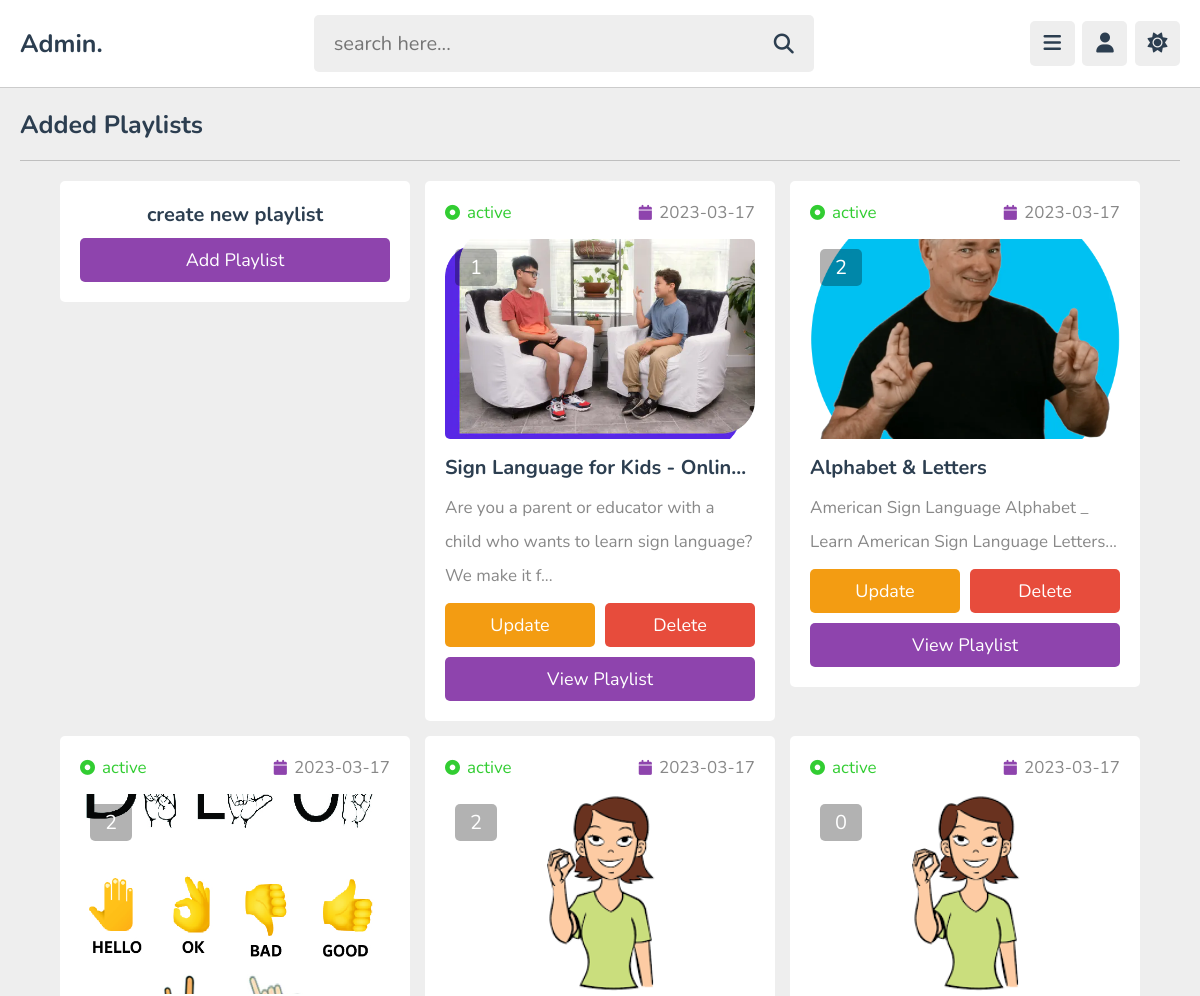
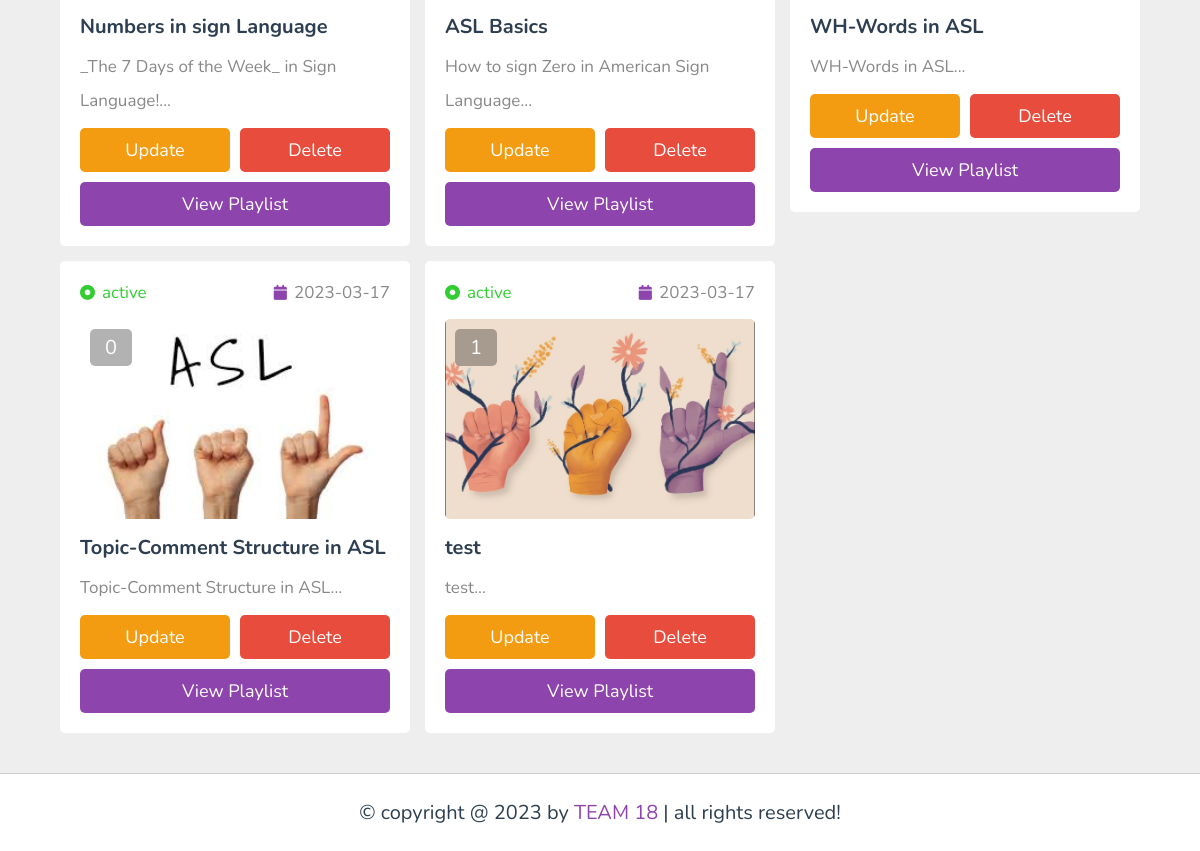
Screenshot of /admin/playlists.php (signed in) with the database file from the repository (2 pictures, top to bottom).
### tables this page shows
CREATE TABLE `playlist` (
  `id` varchar(20) NOT NULL,
  `tutor_id` varchar(20) NOT NULL,
  `title` varchar(100) NOT NULL,
  `description` varchar(1000) NOT NULL,
  `thumb` varchar(100) NOT NULL,
  `date` date NOT NULL DEFAULT current_timestamp(),
  `status` varchar(20) NOT NULL DEFAULT 'deactive'
);

### admin/playlists.php (the view, shortened to what this page needs)
<?php
include '../components/connect.php';
if(isset($_COOKIE['tutor_id'])){
   $tutor_id = $_COOKIE['tutor_id'];
}else{
   $tutor_id = '';
   header('location:login.php');
}
?>
<!DOCTYPE html>
<html lang="en">
<head>
   <link rel="stylesheet" href="https://cdnjs.cloudflare.com/ajax/libs/font-awesome/6.2.0/css/all.min.css">
   <link rel="stylesheet" href="../css/admin_style.css">
</head>
<body>
<?php include '../components/admin_header.php'; ?>
<section class="playlists">
   <h1 class="heading">added playlists</h1>
   <div class="box-container">
      <div class="box" style="text-align: center;">
         <h3 class="title" style="margin-bottom: .5rem;">create new playlist</h3>
         <a href="add_playlist.php" class="btn">add playlist</a>
      </div>
      <?php
         $select_playlist = $conn->prepare("SELECT * FROM `playlist` WHERE tutor_id = ? ORDER BY date DESC");
         $select_playlist->execute([$tutor_id]);
         if($select_playlist->rowCount() > 0){
         while($fetch_playlist = $select_playlist->fetch(PDO::FETCH_ASSOC)){
            $playlist_id = $fetch_playlist['id'];
            $count_videos = $conn->prepare("SELECT * FROM `content` WHERE playlist_id = ?");
            $count_videos->execute([$playlist_id]);
            $total_videos = $count_videos->rowCount();
      ?>
      <div class="box">
         <div class="flex">
            <div><i class="fas fa-circle-dot" style="<?php if($fetch_playlist['status'] == 'active'){echo 'color:limegreen'; }else{echo 'color:red';} ?>"></i><span style="<?php if($fetch_playlist['status'] == 'active'){echo 'color:limegreen'; }else{echo 'color:red';} ?>"><?= $fetch_playlist['status']; ?></span></div>
            <div><i class="fas fa-calendar"></i><span><?= $fetch_playlist['date']; ?></span></div>
         </div>
         <div class="thumb">
            <span><?= $total_videos; ?></span>
            <img src="../uploaded_files/<?= $fetch_playlist['thumb']; ?>" alt="">
         </div>
         <h3 class="title"><?= $fetch_playlist['title']; ?></h3>
         <p class="description"><?= $fetch_playlist['description']; ?></p>
         <form action="" method="post" class="flex-btn">
            <a href="update_playlist.php?get_id=<?= $playlist_id; ?>" class="option-btn">update</a>
            <input type="submit" value="delete" class="delete-btn" onclick="return confirm('delete this playlist?');" name="delete">
         </form>
         <a href="view_playlist.php?get_id=<?= $playlist_id; ?>" class="btn">view playlist</a>
      </div>
      <?php
         }
      }else{
         echo '<p class="empty">no playlist added yet!</p>';
      }
      ?>
   </div>
</section>
<?php include '../components/footer.php'; ?>
</body>
</html>

### css/admin_style.css (style rules this page uses)
:root { --main-color:#8e44ad; --red:#e74c3c; --oragen:#f39c12; --white:#fff; --black:#2c3e50; --light-color:#888; --light-bg:#eee; --border:.1rem solid rgba(0,0,0,.2); }
* { font-family: 'Nunito', sans-serif; margin: 0; padding: 0; box-sizing: border-box; outline: none; border: none; text-decoration: none; }
html { font-size: 62.5%; overflow-x: hidden; }
body { background-color: var(--light-bg); padding-left: 30rem; }
section { padding:2rem; max-width: 1200px; margin: 0 auto; }
.btn, .option-btn, .delete-btn, .inline-btn, .inline-option-btn, .inline-delete-btn { border-radius: .5rem; padding: 1rem 3rem; font-size: 1.8rem; color: #fff; margin-top: 1rem; text-transform: capitalize; cursor: pointer; text-align: center; }
.btn, .option-btn, .delete-btn { display: block; width: 100%; }
.btn, .inline-btn { background-color: var(--main-color); }
.option-btn, .inline-option-btn { background-color: var(--oragen); }
.delete-btn, .inline-delete-btn { background-color: var(--red); }
.flex-btn { display:flex; gap: 1rem; }
.heading { padding-bottom: 1.8rem; border-bottom: var(--border); font-size: 2.5rem; color: var(--black); text-transform: capitalize; margin-bottom: 2rem; }
.playlists .box-container { display: grid; grid-template-columns: repeat(auto-fit, 35rem); align-items: flex-start; justify-content: center; gap: 1.5rem; }
.playlists .box-container .box { background-color: var(--white); border-radius: .5rem; padding: 2rem; overflow-x:hidden; }
.playlists .box-container .box .thumb { height: 20rem; position: relative; margin: 1.5rem 0; }
.playlists .box-container .box .flex { display: flex; align-items: center; gap: 1.5rem; justify-content: space-between; }
.playlists .box-container .box .flex i { font-size: 1.5rem; color: var(--main-color); margin-right:.7rem; }
.playlists .box-container .box .flex span { color: var(--light-color); font-size: 1.7rem; }
.playlists .box-container .box .thumb img { height: 100%; width: 100%; object-fit: cover; border-radius: .5rem; }
.playlists .box-container .box .thumb span { background-color: rgba(0,0,0,.3); color: #fff; border-radius: .5rem; position: absolute; top: 1rem; left: 1rem; padding: .5rem 1.5rem; font-size: 2rem; }
.playlists .box-container .box .title { font-size: 2rem; color: var(--black); margin-bottom: 1rem; text-overflow: ellipsis; white-space: nowrap; overflow-x:hidden; }
.playlists .box-container .box .description { line-height: 2; font-size: 1.7rem; color: var(--light-color); }
.playlists .box-container .box .description::after { content: '...'; }
@media (max-width:1200px) { body { padding-left: 0; } }

### rows the page displays
playlist: status "active", date "2023-03-17", total_videos "1", thumb (picture), title "Sign Language for Kids - Onlin…", description "Are you a parent or educator with a child who wants to learn sign language? We make it f"
playlist: status "active", date "2023-03-17", total_videos "2", thumb (picture), title "Alphabet & Letters", description "American Sign Language Alphabet _ Learn American Sign Language Letters"
playlist: status "active", date "2023-03-17", total_videos "2", thumb (picture), title "Numbers in sign Language", description "_The 7 Days of the Week_ in Sign Language!"
playlist: status "active", date "2023-03-17", total_videos "2", thumb (picture), title "ASL Basics", description "How to sign Zero in American Sign Language"
playlist: status "active", date "2023-03-17", total_videos "0", thumb (picture), title "WH-Words in ASL", description "WH-Words in ASL"
playlist: status "active", date "2023-03-17", total_videos "0", thumb (picture), title "Topic-Comment Structure in ASL", description "Topic-Comment Structure in ASL"
playlist: status "active", date "2023-03-17", total_videos "1", thumb (picture), title "test", description "test"
